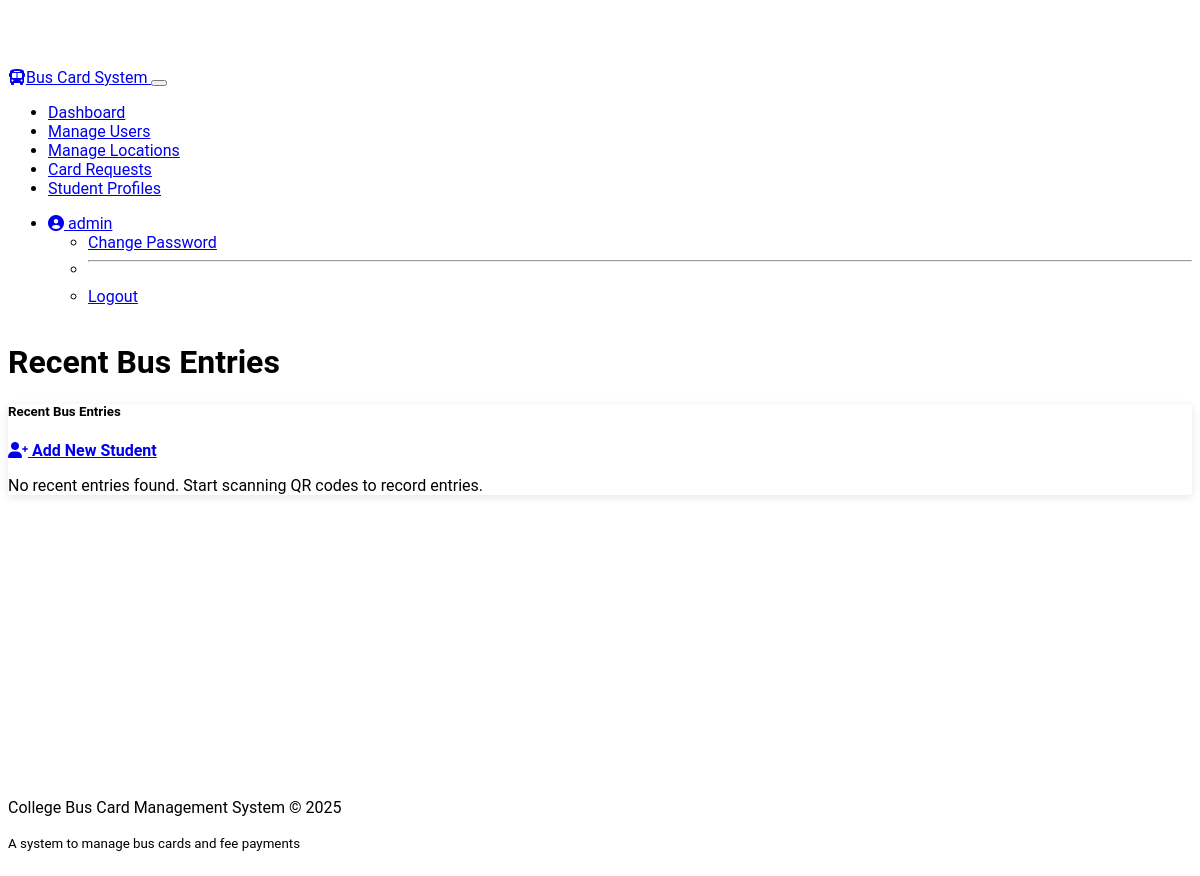
Before: /staff/recent-entries (signed in) with the older database file.
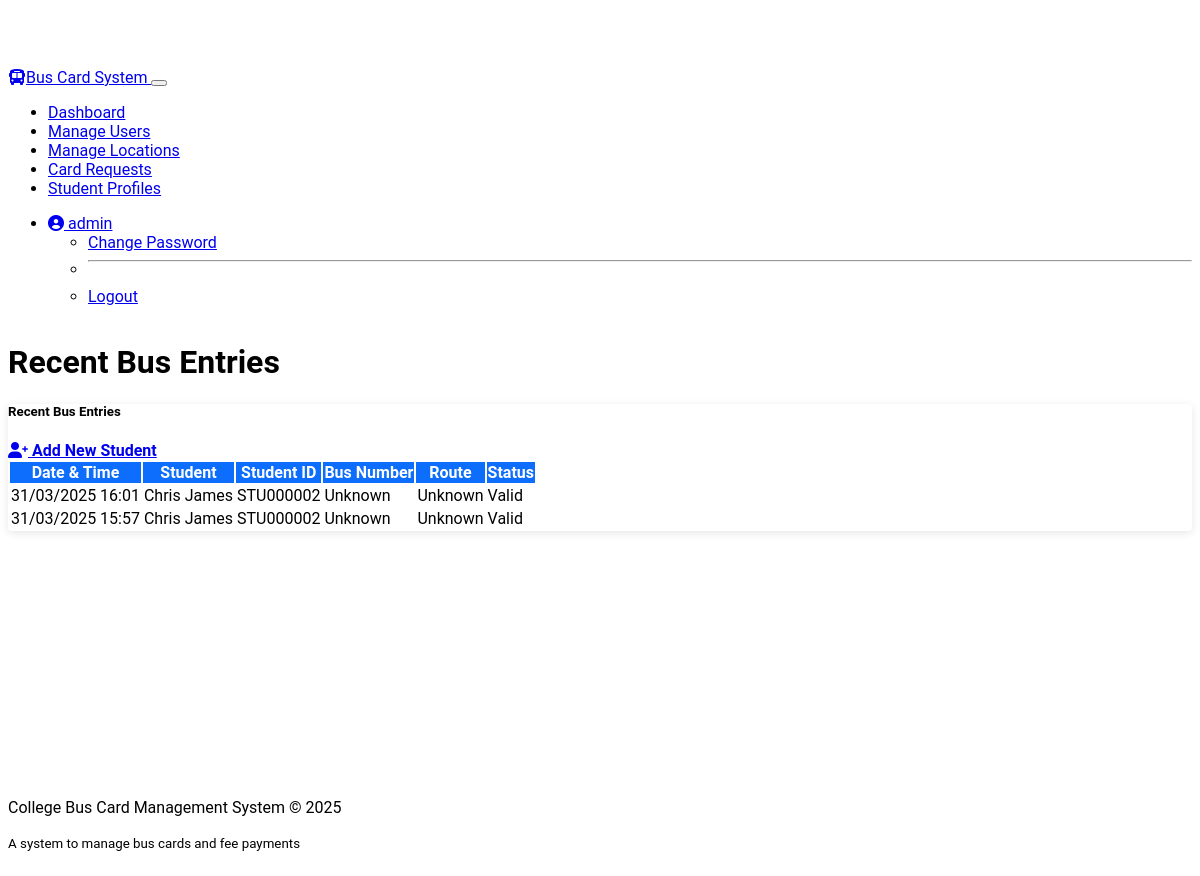
After: the same page with the newer database file.
### my_models.py (models this page shows, shortened)
class BusEntry(db.Model):
    __tablename__ = 'bus_entries'
    id = Column(Integer, primary_key=True)
    student_profile_id = Column(Integer, ForeignKey('student_profiles.id'), nullable=False)
    staff_id = Column(Integer, ForeignKey('users.id'), nullable=False)
    entry_time = Column(DateTime, default=datetime.utcnow)
    bus_number = Column(String(20))
    route = Column(String(100))
    created_at = Column(DateTime, default=datetime.utcnow)
    student_profile = relationship("StudentProfile")
    staff = relationship("User", foreign_keys=[staff_id])

class User(UserMixin, db.Model):
    __tablename__ = 'users'
    id = Column(Integer, primary_key=True)
    username = Column(String(64), unique=True, nullable=False)
    email = Column(String(120), unique=True, nullable=False)
    password_hash = Column(String(256), nullable=False)
    role = Column(String(20), nullable=False, default='student')
    first_name = Column(String(50), nullable=False)
    last_name = Column(String(50), nullable=False)
    phone = Column(String(20))
    is_active = Column(Boolean, default=True)
    created_at = Column(DateTime, default=datetime.utcnow)
    updated_at = Column(DateTime, default=datetime.utcnow, onupdate=datetime.utcnow)
    student_profile = relationship("StudentProfile", back_populates="user", uselist=False)
    payments = relationship("Payment", back_populates="user")
    notifications = relationship("Notification", back_populates="user")
    card_requests = relationship("CardRequest", back_populates="user", foreign_keys="CardRequest.user_id")

class StudentProfile(db.Model):
    __tablename__ = 'student_profiles'
    id = Column(Integer, primary_key=True)
    user_id = Column(Integer, ForeignKey('users.id'), nullable=False)
    student_id = Column(String(20), unique=True, nullable=False)  # College student ID
    department = Column(String(100))
    year = Column(Integer)
    semester = Column(Integer)
    location_id = Column(Integer, ForeignKey('locations.id'))
    card_status = Column(String(20), default='inactive')
    card_number = Column(String(20), unique=True)
    qr_code = Column(String(255))  # URL or data for QR code
    fee_status = Column(String(20), default='pending')
    fee_due_date = Column(DateTime)
    current_dues = Column(Float, default=0.0)
    fine_amount = Column(Float, default=0.0)
    created_at = Column(DateTime, default=datetime.utcnow)
    updated_at = Column(DateTime, default=datetime.utcnow, onupdate=datetime.utcnow)
    user = relationship("User", back_populates="student_profile")
    location = relationship("Location", back_populates="student_profiles")

### routes/staff.py (the view)
    def decorated_function(*args, **kwargs):
        if not current_user.is_authenticated or (current_user.role != 'staff' and current_user.role != 'admin'):
            flash('You do not have permission to access this page!', 'danger')
            return redirect(url_for('auth.login'))
        return f(*args, **kwargs)

### app.py (called while the page is built)
@app.context_processor
def inject_now():
    return {'now': datetime.now()}

    @login_manager.user_loader
    def load_user(user_id):
        return User.query.get(int(user_id))

### routes/staff.py (called while the page is built)
def staff_required(f):
    def decorated_function(*args, **kwargs):
        if not current_user.is_authenticated or (current_user.role != 'staff' and current_user.role != 'admin'):
            flash('You do not have permission to access this page!', 'danger')
            return redirect(url_for('auth.login'))
        return f(*args, **kwargs)
    decorated_function.__name__ = f.__name__
    return decorated_function

@staff_bp.route('/recent-entries')
@login_required
@staff_required
def recent_entries():
    entries = BusEntry.query.filter_by(staff_id=current_user.id).order_by(BusEntry.entry_time.desc()).limit(50).all()
    return render_template('staff/scan.html', entries=entries, view_entries=True)

### templates/staff/scan.html (shortened to what this page needs)
{% extends "base.html" %}
{% block heading %}
{% if view_entries %}Recent Bus Entries{% elif view_stats %}Entry Statistics{% else %}Scan Student QR Code{% endif %}
{% endblock %}
{% block content %}
{% if view_entries %}
<div class="card mb-4">
    <div class="card-header bg-primary text-white d-flex justify-content-between align-items-center">
        <h5 class="mb-0">Recent Bus Entries</h5>
        <a href="{{ url_for('staff.add_student') }}" class="btn btn-sm btn-light">
            <i class="fas fa-user-plus me-1"></i> Add New Student
        </a>
    </div>
    <div class="card-body">
        {% if entries %}
        <div class="table-responsive">
            <table class="table table-hover entry-table">
                <thead>
                    <tr>
                        <th>Date & Time</th>
                        <th>Student</th>
                        <th>Student ID</th>
                        <th>Bus Number</th>
                        <th>Route</th>
                        <th>Status</th>
                    </tr>
                </thead>
                <tbody>
                    {% for entry in entries %}
                    <tr>
                        <td>{{ entry.entry_time.strftime('%d/%m/%Y %H:%M') }}</td>
                        <td>{{ entry.student_profile.user.first_name }} {{ entry.student_profile.user.last_name }}</td>
                        <td>{{ entry.student_profile.student_id }}</td>
                        <td>{{ entry.bus_number }}</td>
                        <td>{{ entry.route }}</td>
                        <td>
                            <span class="badge {% if entry.student_profile.card_status == 'active' and entry.student_profile.fee_status == 'paid' %}bg-success{% elif entry.student_profile.card_status == 'active' %}bg-warning{% else %}bg-danger{% endif %}">
                                {{ 'Valid' if entry.student_profile.card_status == 'active' and entry.student_profile.fee_status == 'paid' else 'Warning' if entry.student_profile.card_status == 'active' else 'Invalid' }}
                            </span>
                        </td>
                    </tr>
                    {% endfor %}
                </tbody>
            </table>
        </div>
        {% else %}
        <p class="text-muted">No recent entries found. Start scanning QR codes to record entries.</p>
        {% endif %}
    </div>
</div>
{% endif %}
{% endblock %}

Changed rows visible on the page:
added BusEntry: entry_time "31/03/2025 16:01", student_profile.user.first_name "Chris", student_profile.user.last_name "James", student_profile.student_id "STU000002", bus_number "Unknown", route "Unknown"
now on this page (row edited): StudentProfile: card_status+fee_status "Valid"
added BusEntry: entry_time "31/03/2025 15:57", student_profile.user.first_name "Chris", student_profile.user.last_name "James", student_profile.student_id "STU000002", bus_number "Unknown", route "Unknown"
Other visible differences:
text no longer shown: "No recent entries found. Start scanning QR codes to record entries."
text now shown: "Date & Time Student Student ID Bus Number Route Status"
